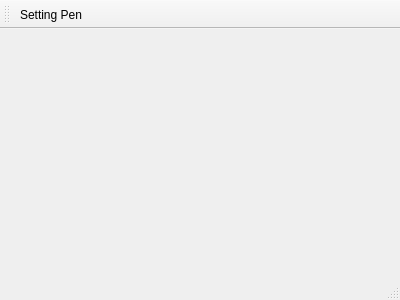
<?xml version="1.0" encoding="UTF-8"?>
<ui version="4.0">
 <class>MainWindow</class>
 <widget class="QMainWindow" name="MainWindow">
  <property name="geometry">
   <rect>
    <x>0</x>
    <y>0</y>
    <width>400</width>
    <height>300</height>
   </rect>
  </property>
  <property name="windowTitle">
   <string>MainWindow</string>
  </property>
  <widget class="QWidget" name="centralWidget"/>
  <widget class="QMenuBar" name="menuBar">
   <property name="geometry">
    <rect>
     <x>0</x>
     <y>0</y>
     <width>400</width>
     <height>28</height>
    </rect>
   </property>
  </widget>
  <widget class="QToolBar" name="mainToolBar">
   <attribute name="toolBarArea">
    <enum>TopToolBarArea</enum>
   </attribute>
   <attribute name="toolBarBreak">
    <bool>false</bool>
   </attribute>
   <addaction name="actionSetting_Pen"/>
  </widget>
  <widget class="QStatusBar" name="statusBar"/>
  <action name="actionSetting_Pen">
   <property name="text">
    <string>Setting Pen</string>
   </property>
  </action>
 </widget>
 <layoutdefault spacing="6" margin="11"/>
 <resources/>
 <connections/>
</ui>
